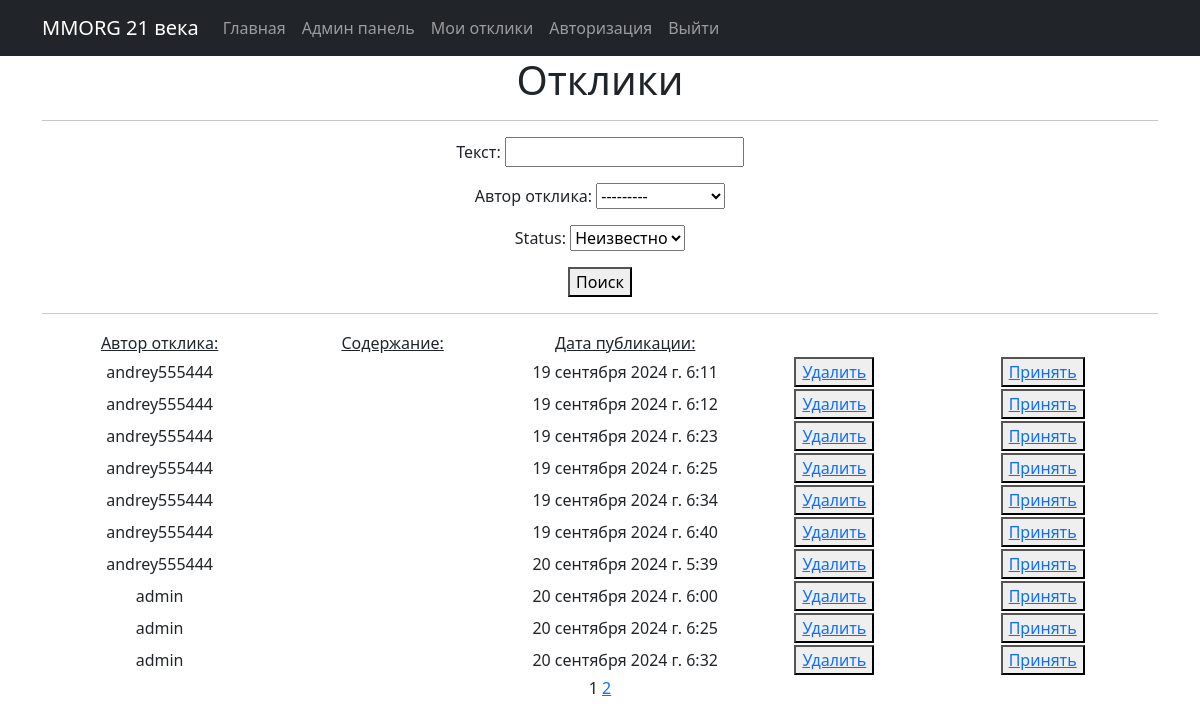
Page /responses/ (signed in) on the earlier database version.
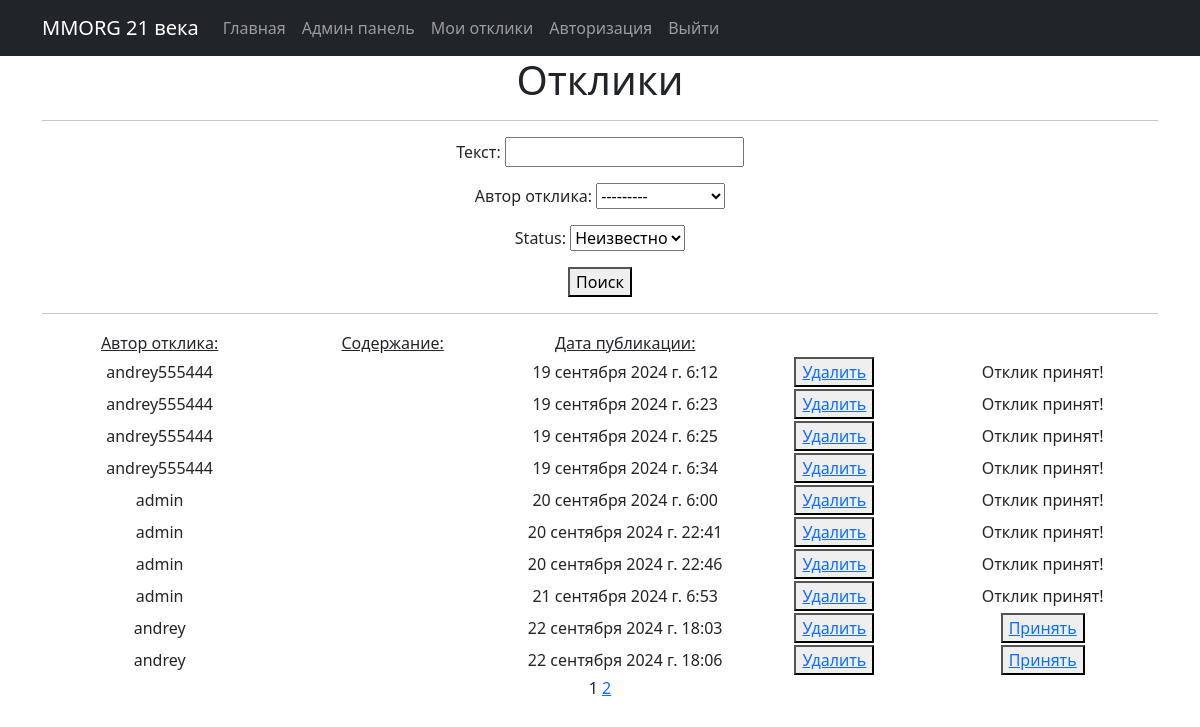
Same page on the later database version.
### board/models.py (models this page shows, shortened)
class UserResponse(models.Model):
    author = models.ForeignKey(User, on_delete=models.CASCADE, verbose_name='Автор отклика')
    text = models.TextField(verbose_name='Текст')
    msg = models.TextField(default="Сообщений пока нет")
    status = models.BooleanField(default=False)
    add = models.ForeignKey(Message, on_delete=models.CASCADE, null=True, blank=True)
    created_at = models.DateTimeField(auto_now_add=True, verbose_name='Дата отклика')
    class Meta:
        verbose_name = 'Отклик'
        verbose_name_plural = 'Отклики'

### board/views.py (the view)
# urls.py: path('responses/', ResponseList.as_view(), name='response'),
class ResponseList(LoginRequiredMixin, ListView):
    form_class = RespondForm
    model = UserResponse
    template_name = 'responses.html'
    context_object_name = 'responses'
    paginate_by = 10
    def get_queryset(self):
        queryset = super().get_queryset()
        self.filterset = ResponseFilter(self.request.GET, queryset=queryset)
        return self.filterset.qs  # И возвращаем отфильтрованные результаты
    def get_context_data(self, **kwargs):
        context = super().get_context_data(**kwargs)
        context['filterset'] = self.filterset
        return context

### templates/responses.html (shortened to what this page needs)
{% extends 'flatpages/default.html' %}
{% block content %}
<h1>Отклики</h1>
<hr>
<form action="" method="get">
    {{ filterset.form.as_p }}
    <button type="submit">Поиск</button>
</form>
<hr>
{% if responses %}
    <table style="margin-left: 1px; margin-rith: ;">
        <tr>
            <td style="width: 200px"><u>Автор отклика:</u></td>
            <td style="width: 200px"><u>Содержание:</u></td>
            <td style="width: 200px"><u>Дата публикации:</u></td>
        </tr>
        {% for re in responses %}
        <tr>
            <td style="width: 250px">{{re.author}}</td>
            <td style="width: 250px">{{re.content|truncatechars:20}}</td>
            <td style="width: 250px">{{re.created_at}}</td>
            <td style="width: 200px"><button type="submit"><a href={% url 'response_delete' re.id%}> Удалить </a></button></td>
            {% if re.status == False %}
            <td style="width: 250px"><button type="submit"><a href={% url 'response_status' re.id %}>Принять</a></button> </td>
            {% else %}
            <td style="width: 250px">Отклик принят!</td>
            {% endif %}
        </tr>
        {% endfor %}
    </table>
{% else %}
    <h2>Откликов нет!</h2>
{% endif %}
   {{ page_obj.number }}
   {% if page_obj.has_next %}
       <a href="?page={{ page_obj.next_page_number }}">{{ page_obj.next_page_number }}</a>
   {% endif %}
{% endblock content %}

### templates/flatpages/default.html (shortened to what this page needs)
<!DOCTYPE html>
<html lang="en">
    <head>
        {% load static %}
        <link href="{% static 'css/styles.css' %}" rel="stylesheet" />
    </head>
    <body>
<nav class="navbar navbar-expand-lg navbar-dark bg-dark static-top">
   <div class="container">
       <a class="navbar-brand" href="#">MMORG 21 века</a>
       <div class="collapse navbar-collapse" id="navbarResponsive">
           <ul class="navbar-nav ml-auto">
               <li class="nav-item active">
                   <a class="nav-link" href="/">Главная
                   </a>
               </li>
               <li class="nav-item">
                   <a class="nav-link" href="/admin/">Админ панель</a>
               </li>
               <li class="nav-item">
                   <a class="nav-link" href="/responses/">Мои отклики</a>
               </li>
                <li class="nav-item">
               <li class="nav-item">
                   <a class="nav-link" href="/accounts/login/">Авторизация</a>
               </li>
                  <li class="nav-item">
               <li class="nav-item">
                   <a class="nav-link" href="/accounts/logout/">Выйти</a>
               </li>
           </ul>
       </div>
   </div>
</nav>
<div class="container">
   <div class="row">
       <div class="col-lg-12 text-center">
           {% block content %}{% endblock content %}
       </div>
   </div>
</div>
    </body>
</html>

Differences in the rows shown:
removed UserResponse: author "andrey555444", created_at "19 сентября 2024 г. 6:11", status "Принять"
removed UserResponse: author "andrey555444", created_at "19 сентября 2024 г. 6:40", status "Принять"
removed UserResponse: author "andrey555444", created_at "20 сентября 2024 г. 5:39", status "Принять"
removed UserResponse: author "admin", created_at "20 сентября 2024 г. 6:25", status "Принять"
removed UserResponse: author "admin", created_at "20 сентября 2024 г. 6:32", status "Принять"
changed UserResponse "19 сентября 2024 г. 6:12": status "Принять" → "Отклик принят!"
changed UserResponse "19 сентября 2024 г. 6:23": status "Принять" → "Отклик принят!"
changed UserResponse "19 сентября 2024 г. 6:25": status "Принять" → "Отклик принят!"
changed UserResponse "19 сентября 2024 г. 6:34": status "Принять" → "Отклик принят!"
changed UserResponse "20 сентября 2024 г. 6:00": status "Принять" → "Отклик принят!"
added UserResponse: author "admin", created_at "20 сентября 2024 г. 22:41", status "Отклик принят!"
added UserResponse: author "admin", created_at "20 сентября 2024 г. 22:46", status "Отклик принят!"
added UserResponse: author "admin", created_at "21 сентября 2024 г. 6:53", status "Отклик принят!"
added UserResponse: author "andrey", created_at "22 сентября 2024 г. 18:03", status "Принять"
added UserResponse: author "andrey", created_at "22 сентября 2024 г. 18:06", status "Принять"
